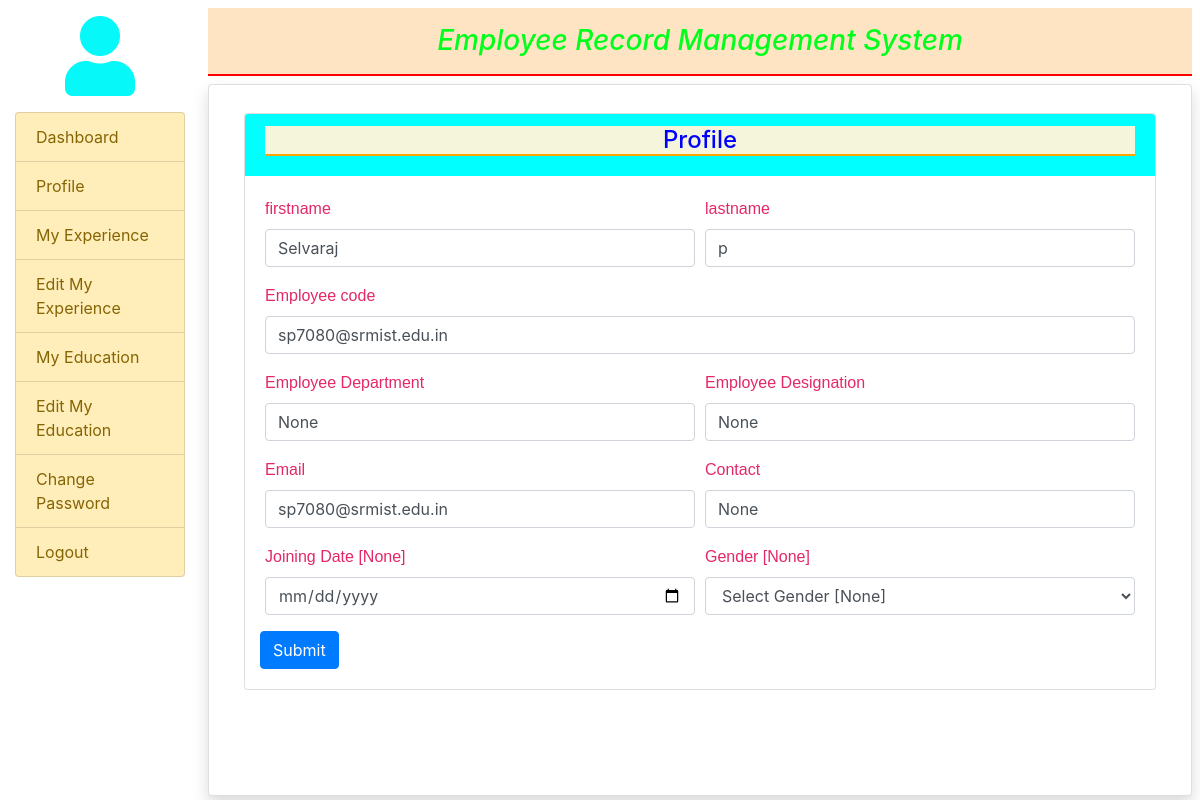
/profile/ (signed in), run on an earlier commit of the app's database.
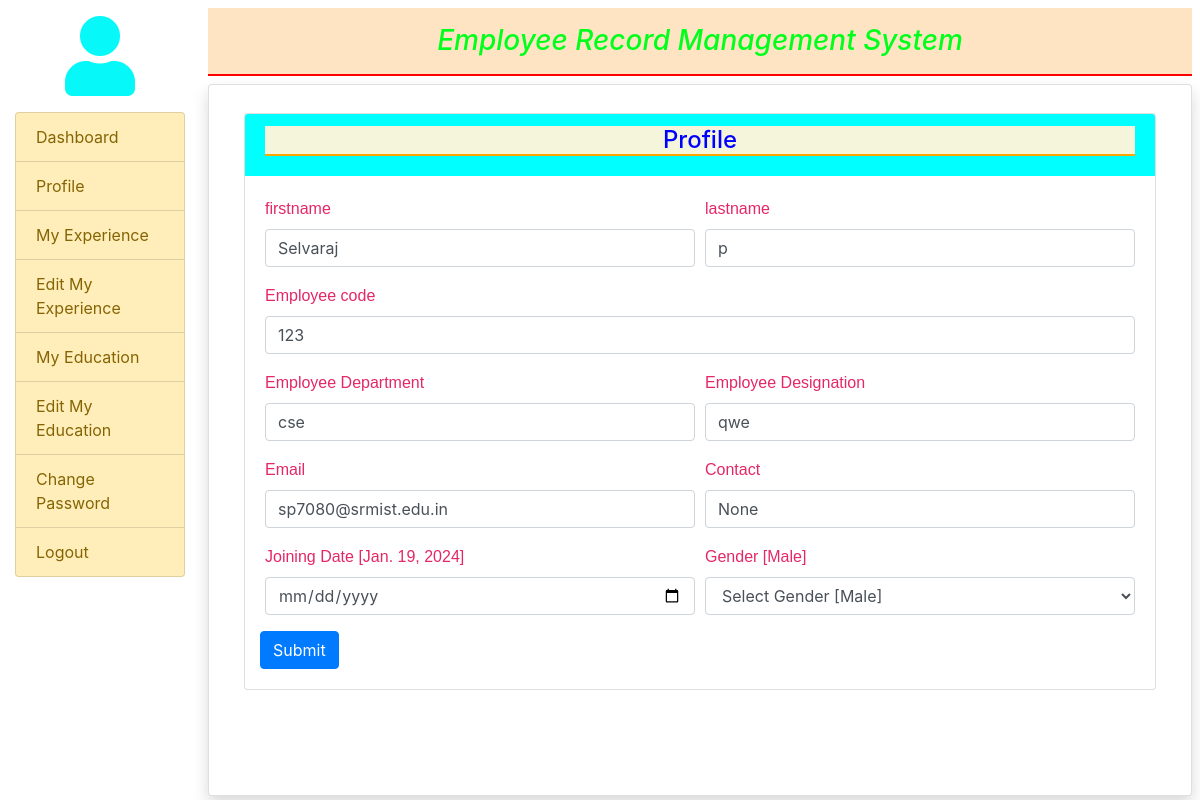
And on a later commit of the database.
### employee/models.py (models this page shows, shortened)
class EmployeeDetail(models.Model):
        user = models.ForeignKey(User ,on_delete=models.CASCADE) #we will store all the information about the userrs like first name last name and emailid in the user model..
        empcode =models.CharField(max_length=50) #null = true means its not important if u leave the table blank also it wont care
        empdept =models.CharField(max_length=100,null=True)
        designation =models.CharField(max_length=100,null=True)
        contact =models.CharField(max_length=15,null=True)
        gender =models.CharField(max_length=50,null=True)
        joiningdate =models.DateField(null=True)  #for date we use date field and wee dont need to assaign the size for it

### employee/views.py (the view, shortened to what this page needs)
# urls.py: path('profile/',profile,name='profile'),
def profile(request):
    if not request.user.is_authenticated: #this the condition like whter the site is loged in or user loged in page or not
        return redirect('index')
    error=""
    user=request.user #by this we are getting the current user of the session and we are storing it in the user variable..
    employee=EmployeeDetail.objects.get(user=user) #in this case the above requested user details from the employee details is mathed and fetched
    return render(request,'profile.html',locals()) # here we are rendering the local as well bcz we nee to return the local variable value error to the registration page

### employee/templates/profile.html (shortened to what the changed rows need)
{% extends 'emp_base.html' %}
{% block main %}
{% load static %}
<!DOCTYPE html>
<html lang="en">
<head>
    <link rel="stylesheet" href="https://stackpath.bootstrapcdn.com/bootstrap/4.5.2/css/bootstrap.min.css">
    <link rel="stylesheet" href="{% static 'css/mystyle.css' %}">
</head>
<body>
<div class="container mt-2">
    <div class="row justify-content-center">
        <div class="col-md-12">
            <div class="card">
                <div class="card-body">
                    <form method="post">
                        <div class="form-row">
                            <div class="col-md-6">
                                <div class="form-group">
                                    <label >firstname</label>
                                    <input type="text" class="form-control" name="firstname" placeholder="Enter your firstname" pattern="[A-Za-z]+" value="{{employee.user.first_name}}" >
                                </div>
                            </div>
                            <div class="col-md-6">
                                <div class="form-group">
                                    <label >lastname</label>
                                    <input type="text" class="form-control" name="lastname" placeholder="Enter your lastname" pattern="[A-Za-z]+" value="{{employee.user.last_name}}">
                                </div>
                            </div>
                            <div class="col-md-12">
                                <div class="form-group">
                                    <label >Employee code</label>
                                    <input type="text" class="form-control" name="empcode" placeholder="Enter your code" pattern="[0-9]+" value="{{employee.empcode}}">
                                </div>
                            </div>
                            <div class="col-md-6">
                                <div class="form-group">
                                    <label >Employee Department</label>
                                    <input type="text" class="form-control" name="department" placeholder="Enter your department" value="{{employee.empdept}}" >
                                </div>
                            </div>
                            <div class="col-md-6">
                                <div class="form-group">
                                    <label >Employee Designation</label>
                                    <input type="text" class="form-control" name="designation" placeholder="Enter your designation" value="{{employee.designation}}">
                                </div>
                            </div>
                            <div class="col-md-6">
                                <div class="form-group">
                                    <label >Email</label>
                                    <input type="email" class="form-control" name="emailid" placeholder="Enter your email" value="{{employee.user.username}}">
                                </div>
                            </div>
                            <div class="col-md-6">
                                <div class="form-group">
                                    <label >Contact</label>
                                    <input type="text" class="form-control" name="contact" placeholder="Enter your contact number" value="{{employee.contact}}">
                                </div>
                            </div>
                            <div class="col-md-6">
                                <div class="form-group">
                                    <label >Joining Date [{{employee.joiningdate}}]</label>
                                    <input type="date" class="form-control" name="jdate" >
                                </div>
                            </div>
                            <div class="col-md-6">
                                <div class="form-group">
                                    <label >Gender [{{employee.gender}}]</label>
                                    <select name="gender" class="form-control">
                                        <option value="None">Select Gender [{{employee.gender}}]</option>
                                    </select>
                                </div>
                            </div>
                        </div>
                    </form>
                </div>
            </div>
        </div>
    </div>
</div>
</body>
</html>
{% endblock %}

What changed in the data, as far as the page shows it:
changed EmployeeDetail "None": empcode "sp7080@srmist.edu.in" → "123"; department "None" → "cse"; designation "None" → "qwe"; joiningdate "None" → "Jan. 19, 2024"; gender "None" → "Male"
Also different on the page:
form field gender: "Select Gender [None]" → "Select Gender [Male]"
